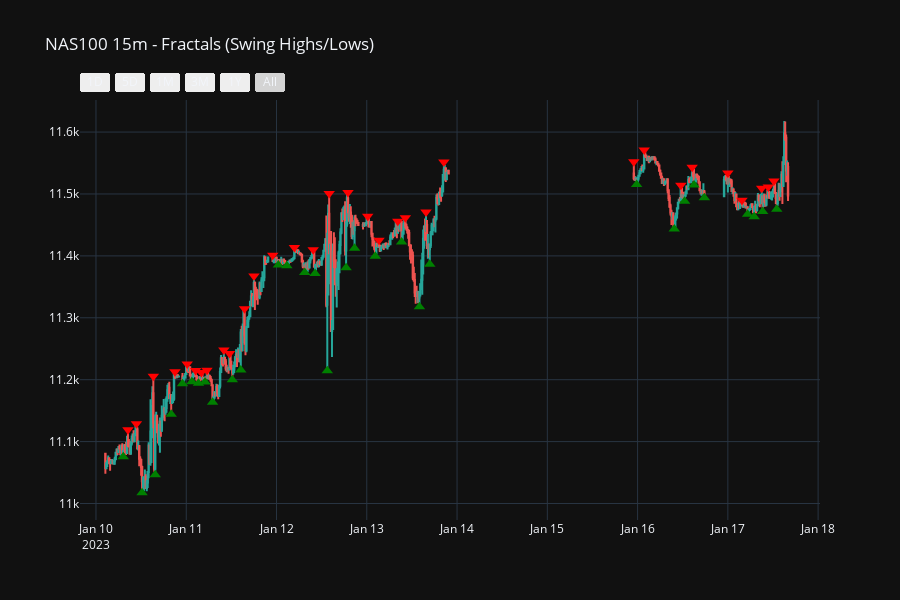

Here is the notebook cell this chart was saved with:
### Markdown cell above
## 1. Fractals (Swing Highs / Swing Lows)

Swing highs = triangle markers above candles, swing lows = below.

### Code cell
swings = detect_swings(df_view, swing_length=5)
points = get_swing_points(df_view, swings)

sh = points[points['direction'] == 1]
sl = points[points['direction'] == -1]
print(f'Swing Highs: {len(sh)}, Swing Lows: {len(sl)}')

fig = candlestick_chart(df_view, title='NAS100 15m - Fractals (Swing Highs/Lows)', height=600)

# Add swing high markers
sh_times = df_view.loc[sh['orig_index'], 'time'].values if 'time' in df_view.columns else sh['orig_index'].values
sh_prices = sh['level'].values
fig.add_trace(go.Scatter(
    x=sh_times, y=sh_prices,
    mode='markers', name='Swing High',
    marker=dict(symbol='triangle-down', size=10, color='red')
))

# Add swing low markers
sl_times = df_view.loc[sl['orig_index'], 'time'].values if 'time' in df_view.columns else sl['orig_index'].values
sl_prices = sl['level'].values
fig.add_trace(go.Scatter(
    x=sl_times, y=sl_prices,
    mode='markers', name='Swing Low',
    marker=dict(symbol='triangle-up', size=10, color='green')
))

fig.show()

### Figure 1 — Plotly figure (JSON) as saved in the notebook; plotly's stock layout.template omitted (floating-point values rounded to 4 significant figures; data arrays with more than 128 entries replaced by an {"elided": "..."} marker saying what was removed)
{"data": [{"close": {"elided": "500 float values"}, "decreasing": {"line": {"color": "#ef5350"}}, "high": {"elided": "500 float values"}, "increasing": {"line": {"color": "#26a69a"}}, "low": {"elided": "500 float values"}, "name": "OHLC", "open": {"elided": "500 float values"}, "x": {"elided": "500 str values"}, "type": "candlestick", "xaxis": "x", "yaxis": "y"}, {"marker": {"color": "red", "size": 10, "symbol": "triangle-down"}, "mode": "markers", "name": "Swing High", "x": ["2023-01-10T08:30:00.000000000", "2023-01-10T10:45:00.000000000", "2023-01-10T15:15:00.000000000", "2023-01-10T21:00:00.000000000", "2023-01-11T00:15:00.000000000", "2023-01-11T02:30:00.000000000", "2023-01-11T04:00:00.000000000", "2023-01-11T05:30:00.000000000", "2023-01-11T10:00:00.000000000", "2023-01-11T11:30:00.000000000", "2023-01-11T15:30:00.000000000", "2023-01-11T18:00:00.000000000", "2023-01-11T23:00:00.000000000", "2023-01-12T04:45:00.000000000", "2023-01-12T09:45:00.000000000", "2023-01-12T14:00:00.000000000", "2023-01-12T19:00:00.000000000", "2023-01-13T00:15:00.000000000", "2023-01-13T03:15:00.000000000", "2023-01-13T08:15:00.000000000", "2023-01-13T10:15:00.000000000", "2023-01-13T15:45:00.000000000", "2023-01-13T20:30:00.000000000", "2023-01-15T23:00:00.000000000", "2023-01-16T01:45:00.000000000", "2023-01-16T11:30:00.000000000", "2023-01-16T14:30:00.000000000", "2023-01-17T00:00:00.000000000", "2023-01-17T03:45:00.000000000", "2023-01-17T09:00:00.000000000", "2023-01-17T10:45:00.000000000", "2023-01-17T12:15:00.000000000"], "y": [11120.0, 11130.0, 11210.0, 11210.0, 11230.0, 11210.0, 11210.0, 11220.0, 11250.0, 11240.0, 11310.0, 11370.0, 11400.0, 11410.0, 11410.0, 11500.0, 11500.0, 11460.0, 11430.0, 11460.0, 11460.0, 11470.0, 11550.0, 11550.0, 11570.0, 11510.0, 11540.0, 11530.0, 11490.0, 11510.0, 11510.0, 11520.0], "type": "scatter"}, {"marker": {"color": "green", "size": 10, "symbol": "triangle-up"}, "mode": "markers", "name": "Swing Low", "x": ["2023-01-10T07:15:00.000000000", "2023-01-10T12:15:00.000000000", "2023-01-10T15:45:00.000000000", "2023-01-10T20:00:00.000000000", "2023-01-10T23:00:00.000000000", "2023-01-11T01:30:00.000000000", "2023-01-11T03:15:00.000000000", "2023-01-11T05:00:00.000000000", "2023-01-11T07:00:00.000000000", "2023-01-11T12:15:00.000000000", "2023-01-11T14:30:00.000000000", "2023-01-12T00:30:00.000000000", "2023-01-12T02:45:00.000000000", "2023-01-12T07:30:00.000000000", "2023-01-12T10:15:00.000000000", "2023-01-12T13:30:00.000000000", "2023-01-12T18:30:00.000000000", "2023-01-12T20:45:00.000000000", "2023-01-13T02:15:00.000000000", "2023-01-13T09:15:00.000000000", "2023-01-13T14:00:00.000000000", "2023-01-13T16:45:00.000000000", "2023-01-15T23:45:00.000000000", "2023-01-16T09:45:00.000000000", "2023-01-16T12:30:00.000000000", "2023-01-16T15:00:00.000000000", "2023-01-16T17:45:00.000000000", "2023-01-17T05:15:00.000000000", "2023-01-17T07:00:00.000000000", "2023-01-17T09:15:00.000000000", "2023-01-17T13:00:00.000000000"], "y": [11080.0, 11020.0, 11050.0, 11140.0, 11190.0, 11200.0, 11190.0, 11200.0, 11160.0, 11200.0, 11220.0, 11390.0, 11380.0, 11370.0, 11370.0, 11210.0, 11380.0, 11410.0, 11400.0, 11420.0, 11320.0, 11390.0, 11520.0, 11440.0, 11490.0, 11510.0, 11490.0, 11470.0, 11460.0, 11470.0, 11480.0], "type": "scatter"}], "layout": {"xaxis": {"anchor": "y", "domain": [0, 1], "rangeslider": {"visible": false}, "rangeselector": {"buttons": [{"count": 1, "label": "1D", "step": "day", "stepmode": "backward"}, {"count": 5, "label": "5D", "step": "day", "stepmode": "backward"}, {"count": 1, "label": "1M", "step": "month", "stepmode": "backward"}, {"count": 3, "label": "3M", "step": "month", "stepmode": "backward"}, {"count": 1, "label": "1Y", "step": "year", "stepmode": "backward"}, {"label": "All", "step": "all"}]}}, "yaxis": {"anchor": "x", "domain": [0, 1]}, "title": {"text": "NAS100 15m - Fractals (Swing Highs/Lows)"}, "height": 600, "showlegend": false}}
